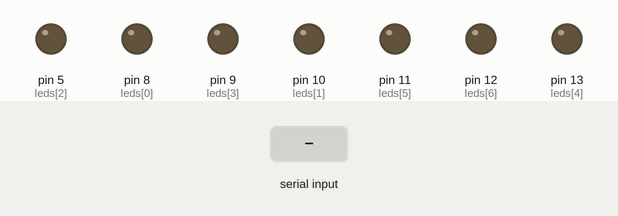
Recording of a sketch running on a simulated Arduino Uno, built with avr-gcc and run on an emulated ATmega328P. Shown: output pins drawn as LEDs (lit = HIGH). The test bench sets the inputs (shaded band).

Above: at 0.9 s.
1.0 s: "1" received over Serial
At 3.4 s:
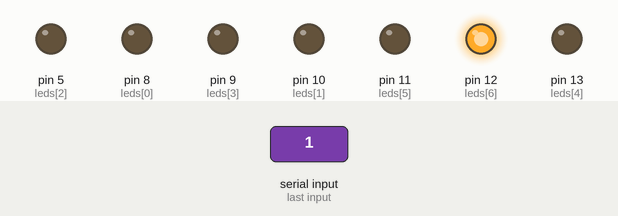
Timing chart, 0 to 4.9 s (numbered marks = the images above; inputs shaded):
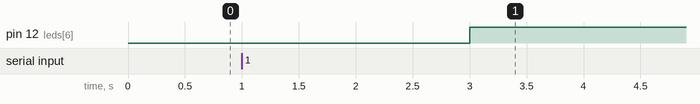

Measured:
- after the input at 1.0 s, pin 12 (leds[6]): LOW → HIGH after 2.0 s

The sketch:

sketch_sep18a.ino
```cpp
int last = -1;
int left, right, p;

int leds[7] = {8, 10, 5, 9, 13, 11, 12};

void setup() {
  byte lb[2];
  byte rb[2];

  // put your setup code here, to run once:
  for (int i = 0; i < 7; i++) {
    pinMode(leds[i], OUTPUT);
  }
  Serial.begin(9600);

  while(!Serial.available()) {}
  // serial read section
  while (true) {
    if (Serial.available() > 0) {
     Serial.readBytes(lb, 2);
     Serial.readBytes(rb, 2);

     left = lb[1] << 8 | lb[0];
     right = rb[1] << 8 | rb[0];

     if (last != -1) {
       digitalWrite(last, LOW);
     }

     p = round(map((right - left), -200, 200, -0.4, 6.4));

     digitalWrite(leds[p], HIGH);

     last = leds[p];
   }
 }
}

void loop() {

}
```
